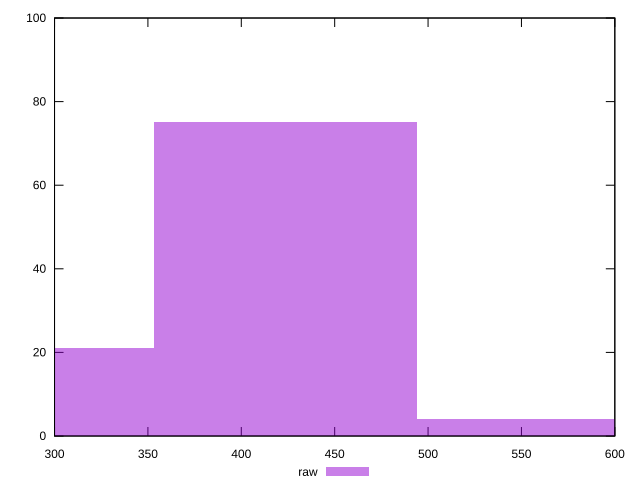

Recreate this plot in gnuplot.
reset

$raw <<EOF
564.8510597008078 4
282.4255298504039 21
423.63829477560586 75
EOF

set key outside below
set boxwidth 141.21276492520195
set xrange [300:600]
set yrange [0:100]
set trange [0:100]
set style fill transparent solid 0.5 noborder
set terminal svg size 640, 490 enhanced background rgb 'white'
set output "report_00019_2021-02-10T18-14-37.922Z//uses-webp-images/samples/pages/raw/histogram.svg"

plot $raw title "raw" with boxes

reset
